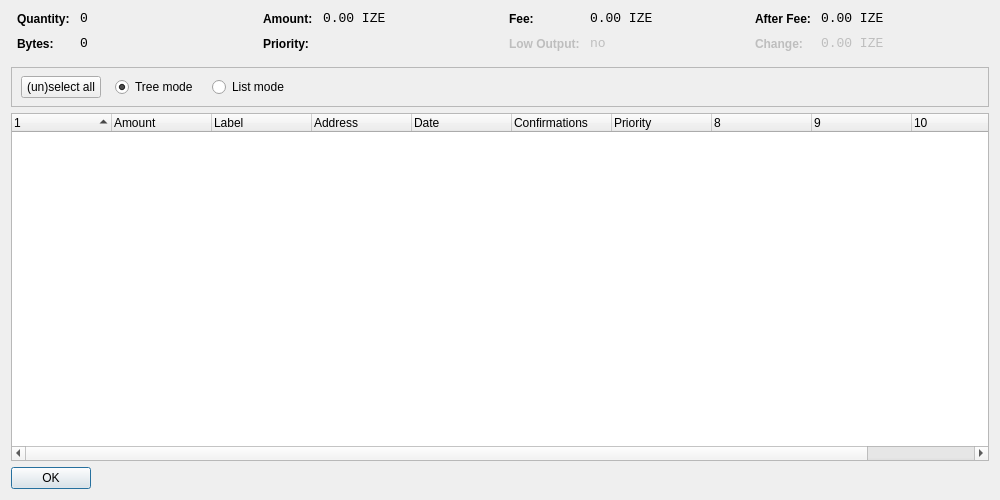
<?xml version="1.0" encoding="UTF-8"?>
<ui version="4.0">
 <class>CoinControlDialog</class>
 <widget class="QDialog" name="CoinControlDialog">
  <property name="geometry">
   <rect>
    <x>0</x>
    <y>0</y>
    <width>1000</width>
    <height>500</height>
   </rect>
  </property>
  <property name="windowTitle">
   <string>Coin Control</string>
  </property>
  <layout class="QVBoxLayout" name="verticalLayout">
   <item>
    <layout class="QHBoxLayout" name="horizontalLayoutTop" stretch="0,0,0,0">
     <property name="topMargin">
      <number>0</number>
     </property>
     <property name="bottomMargin">
      <number>10</number>
     </property>
     <item>
      <layout class="QFormLayout" name="formLayoutCoinControl1">
       <property name="horizontalSpacing">
        <number>10</number>
       </property>
       <property name="verticalSpacing">
        <number>10</number>
       </property>
       <property name="leftMargin">
        <number>6</number>
       </property>
       <property name="rightMargin">
        <number>6</number>
       </property>
       <item row="0" column="0">
        <widget class="QLabel" name="labelCoinControlQuantityText">
         <property name="styleSheet">
          <string notr="true">font-weight:bold;</string>
         </property>
         <property name="text">
          <string>Quantity:</string>
         </property>
        </widget>
       </item>
       <item row="0" column="1">
        <widget class="QLabel" name="labelCoinControlQuantity">
         <property name="font">
          <font>
           <family>Monospace</family>
           <pointsize>10</pointsize>
          </font>
         </property>
         <property name="cursor">
          <cursorShape>IBeamCursor</cursorShape>
         </property>
         <property name="contextMenuPolicy">
          <enum>Qt::ActionsContextMenu</enum>
         </property>
         <property name="text">
          <string notr="true">0</string>
         </property>
         <property name="textInteractionFlags">
          <set>Qt::LinksAccessibleByMouse|Qt::TextSelectableByKeyboard|Qt::TextSelectableByMouse</set>
         </property>
        </widget>
       </item>
       <item row="1" column="0">
        <widget class="QLabel" name="labelCoinControlBytesText">
         <property name="styleSheet">
          <string notr="true">font-weight:bold;</string>
         </property>
         <property name="text">
          <string>Bytes:</string>
         </property>
        </widget>
       </item>
       <item row="1" column="1">
        <widget class="QLabel" name="labelCoinControlBytes">
         <property name="font">
          <font>
           <family>Monospace</family>
           <pointsize>10</pointsize>
          </font>
         </property>
         <property name="cursor">
          <cursorShape>IBeamCursor</cursorShape>
         </property>
         <property name="contextMenuPolicy">
          <enum>Qt::ActionsContextMenu</enum>
         </property>
         <property name="text">
          <string notr="true">0</string>
         </property>
         <property name="textInteractionFlags">
          <set>Qt::LinksAccessibleByMouse|Qt::TextSelectableByKeyboard|Qt::TextSelectableByMouse</set>
         </property>
        </widget>
       </item>
      </layout>
     </item>
     <item>
      <layout class="QFormLayout" name="formLayoutCoinControl2">
       <property name="horizontalSpacing">
        <number>10</number>
       </property>
       <property name="verticalSpacing">
        <number>10</number>
       </property>
       <property name="leftMargin">
        <number>6</number>
       </property>
       <property name="rightMargin">
        <number>6</number>
       </property>
       <item row="0" column="0">
        <widget class="QLabel" name="labelCoinControlAmountText">
         <property name="styleSheet">
          <string notr="true">font-weight:bold;</string>
         </property>
         <property name="text">
          <string>Amount:</string>
         </property>
        </widget>
       </item>
       <item row="0" column="1">
        <widget class="QLabel" name="labelCoinControlAmount">
         <property name="font">
          <font>
           <family>Monospace</family>
           <pointsize>10</pointsize>
          </font>
         </property>
         <property name="cursor">
          <cursorShape>IBeamCursor</cursorShape>
         </property>
         <property name="contextMenuPolicy">
          <enum>Qt::ActionsContextMenu</enum>
         </property>
         <property name="text">
          <string notr="true">0.00 IZE</string>
         </property>
         <property name="textInteractionFlags">
          <set>Qt::LinksAccessibleByMouse|Qt::TextSelectableByKeyboard|Qt::TextSelectableByMouse</set>
         </property>
        </widget>
       </item>
       <item row="1" column="0">
        <widget class="QLabel" name="labelCoinControlPriorityText">
         <property name="styleSheet">
          <string notr="true">font-weight:bold;</string>
         </property>
         <property name="text">
          <string>Priority:</string>
         </property>
        </widget>
       </item>
       <item row="1" column="1">
        <widget class="QLabel" name="labelCoinControlPriority">
         <property name="font">
          <font>
           <family>Monospace</family>
           <pointsize>10</pointsize>
          </font>
         </property>
         <property name="cursor">
          <cursorShape>IBeamCursor</cursorShape>
         </property>
         <property name="contextMenuPolicy">
          <enum>Qt::ActionsContextMenu</enum>
         </property>
         <property name="text">
          <string/>
         </property>
         <property name="textInteractionFlags">
          <set>Qt::LinksAccessibleByMouse|Qt::TextSelectableByKeyboard|Qt::TextSelectableByMouse</set>
         </property>
        </widget>
       </item>
      </layout>
     </item>
     <item>
      <layout class="QFormLayout" name="formLayoutCoinControl3">
       <property name="horizontalSpacing">
        <number>10</number>
       </property>
       <property name="verticalSpacing">
        <number>10</number>
       </property>
       <property name="leftMargin">
        <number>6</number>
       </property>
       <property name="rightMargin">
        <number>6</number>
       </property>
       <item row="0" column="0">
        <widget class="QLabel" name="labelCoinControlFeeText">
         <property name="styleSheet">
          <string notr="true">font-weight:bold;</string>
         </property>
         <property name="text">
          <string>Fee:</string>
         </property>
        </widget>
       </item>
       <item row="0" column="1">
        <widget class="QLabel" name="labelCoinControlFee">
         <property name="font">
          <font>
           <family>Monospace</family>
           <pointsize>10</pointsize>
          </font>
         </property>
         <property name="cursor">
          <cursorShape>IBeamCursor</cursorShape>
         </property>
         <property name="contextMenuPolicy">
          <enum>Qt::ActionsContextMenu</enum>
         </property>
         <property name="text">
          <string notr="true">0.00 IZE</string>
         </property>
         <property name="textInteractionFlags">
          <set>Qt::LinksAccessibleByMouse|Qt::TextSelectableByKeyboard|Qt::TextSelectableByMouse</set>
         </property>
        </widget>
       </item>
       <item row="1" column="0">
        <widget class="QLabel" name="labelCoinControlLowOutputText">
         <property name="enabled">
          <bool>false</bool>
         </property>
         <property name="styleSheet">
          <string notr="true">font-weight:bold;</string>
         </property>
         <property name="text">
          <string>Low Output:</string>
         </property>
        </widget>
       </item>
       <item row="1" column="1">
        <widget class="QLabel" name="labelCoinControlLowOutput">
         <property name="enabled">
          <bool>false</bool>
         </property>
         <property name="font">
          <font>
           <family>Monospace</family>
           <pointsize>10</pointsize>
          </font>
         </property>
         <property name="cursor">
          <cursorShape>IBeamCursor</cursorShape>
         </property>
         <property name="contextMenuPolicy">
          <enum>Qt::ActionsContextMenu</enum>
         </property>
         <property name="text">
          <string notr="true">no</string>
         </property>
         <property name="textInteractionFlags">
          <set>Qt::LinksAccessibleByMouse|Qt::TextSelectableByKeyboard|Qt::TextSelectableByMouse</set>
         </property>
        </widget>
       </item>
      </layout>
     </item>
     <item>
      <layout class="QFormLayout" name="formLayoutCoinControl4">
       <property name="horizontalSpacing">
        <number>10</number>
       </property>
       <property name="verticalSpacing">
        <number>10</number>
       </property>
       <property name="leftMargin">
        <number>6</number>
       </property>
       <property name="rightMargin">
        <number>6</number>
       </property>
       <item row="0" column="0">
        <widget class="QLabel" name="labelCoinControlAfterFeeText">
         <property name="styleSheet">
          <string notr="true">font-weight:bold;</string>
         </property>
         <property name="text">
          <string>After Fee:</string>
         </property>
        </widget>
       </item>
       <item row="0" column="1">
        <widget class="QLabel" name="labelCoinControlAfterFee">
         <property name="font">
          <font>
           <family>Monospace</family>
           <pointsize>10</pointsize>
          </font>
         </property>
         <property name="cursor">
          <cursorShape>IBeamCursor</cursorShape>
         </property>
         <property name="contextMenuPolicy">
          <enum>Qt::ActionsContextMenu</enum>
         </property>
         <property name="text">
          <string notr="true">0.00 IZE</string>
         </property>
         <property name="textInteractionFlags">
          <set>Qt::LinksAccessibleByMouse|Qt::TextSelectableByKeyboard|Qt::TextSelectableByMouse</set>
         </property>
        </widget>
       </item>
       <item row="1" column="0">
        <widget class="QLabel" name="labelCoinControlChangeText">
         <property name="enabled">
          <bool>false</bool>
         </property>
         <property name="styleSheet">
          <string notr="true">font-weight:bold;</string>
         </property>
         <property name="text">
          <string>Change:</string>
         </property>
        </widget>
       </item>
       <item row="1" column="1">
        <widget class="QLabel" name="labelCoinControlChange">
         <property name="enabled">
          <bool>false</bool>
         </property>
         <property name="font">
          <font>
           <family>Monospace</family>
           <pointsize>10</pointsize>
          </font>
         </property>
         <property name="cursor">
          <cursorShape>IBeamCursor</cursorShape>
         </property>
         <property name="contextMenuPolicy">
          <enum>Qt::ActionsContextMenu</enum>
         </property>
         <property name="text">
          <string notr="true">0.00 IZE</string>
         </property>
         <property name="textInteractionFlags">
          <set>Qt::LinksAccessibleByMouse|Qt::TextSelectableByKeyboard|Qt::TextSelectableByMouse</set>
         </property>
        </widget>
       </item>
      </layout>
     </item>
    </layout>
   </item>
   <item>
    <widget class="QFrame" name="frame">
     <property name="minimumSize">
      <size>
       <width>0</width>
       <height>40</height>
      </size>
     </property>
     <property name="frameShape">
      <enum>QFrame::StyledPanel</enum>
     </property>
     <property name="frameShadow">
      <enum>QFrame::Sunken</enum>
     </property>
     <widget class="QWidget" name="horizontalLayoutWidget">
      <property name="geometry">
       <rect>
        <x>10</x>
        <y>0</y>
        <width>781</width>
        <height>41</height>
       </rect>
      </property>
      <layout class="QHBoxLayout" name="horizontalLayoutPanel" stretch="0,0,0,0">
       <property name="spacing">
        <number>14</number>
       </property>
       <item>
        <widget class="QPushButton" name="pushButtonSelectAll">
         <property name="sizePolicy">
          <sizepolicy hsizetype="Maximum" vsizetype="Fixed">
           <horstretch>0</horstretch>
           <verstretch>0</verstretch>
          </sizepolicy>
         </property>
         <property name="text">
          <string>(un)select all</string>
         </property>
        </widget>
       </item>
       <item>
        <widget class="QRadioButton" name="radioTreeMode">
         <property name="sizePolicy">
          <sizepolicy hsizetype="Maximum" vsizetype="Fixed">
           <horstretch>0</horstretch>
           <verstretch>0</verstretch>
          </sizepolicy>
         </property>
         <property name="text">
          <string>Tree mode</string>
         </property>
         <property name="checked">
          <bool>true</bool>
         </property>
        </widget>
       </item>
       <item>
        <widget class="QRadioButton" name="radioListMode">
         <property name="sizePolicy">
          <sizepolicy hsizetype="Maximum" vsizetype="Fixed">
           <horstretch>0</horstretch>
           <verstretch>0</verstretch>
          </sizepolicy>
         </property>
         <property name="text">
          <string>List mode</string>
         </property>
        </widget>
       </item>
       <item>
        <spacer name="horizontalSpacer">
         <property name="orientation">
          <enum>Qt::Horizontal</enum>
         </property>
         <property name="sizeHint" stdset="0">
          <size>
           <width>40</width>
           <height>20</height>
          </size>
         </property>
        </spacer>
       </item>
      </layout>
     </widget>
    </widget>
   </item>
   <item>
    <widget class="CoinControlTreeWidget" name="treeWidget">
     <property name="contextMenuPolicy">
      <enum>Qt::CustomContextMenu</enum>
     </property>
     <property name="sortingEnabled">
      <bool>false</bool>
     </property>
     <property name="columnCount">
      <number>11</number>
     </property>
     <attribute name="headerShowSortIndicator" stdset="0">
      <bool>true</bool>
     </attribute>
     <attribute name="headerStretchLastSection">
      <bool>false</bool>
     </attribute>
     <column>
      <property name="text">
       <string/>
      </property>
     </column>
     <column>
      <property name="text">
       <string>Amount</string>
      </property>
     </column>
     <column>
      <property name="text">
       <string>Label</string>
      </property>
     </column>
     <column>
      <property name="text">
       <string>Address</string>
      </property>
     </column>
     <column>
      <property name="text">
       <string>Date</string>
      </property>
     </column>
     <column>
      <property name="text">
       <string>Confirmations</string>
      </property>
      <property name="toolTip">
       <string>Confirmed</string>
      </property>
     </column>
     <column>
      <property name="text">
       <string>Priority</string>
      </property>
     </column>
     <column>
      <property name="text">
       <string/>
      </property>
     </column>
     <column>
      <property name="text">
       <string/>
      </property>
     </column>
     <column>
      <property name="text">
       <string/>
      </property>
     </column>
     <column>
      <property name="text">
       <string/>
      </property>
     </column>
    </widget>
   </item>
   <item>
    <widget class="QDialogButtonBox" name="buttonBox">
     <property name="sizePolicy">
      <sizepolicy hsizetype="Maximum" vsizetype="Fixed">
       <horstretch>0</horstretch>
       <verstretch>0</verstretch>
      </sizepolicy>
     </property>
     <property name="orientation">
      <enum>Qt::Horizontal</enum>
     </property>
     <property name="standardButtons">
      <set>QDialogButtonBox::Ok</set>
     </property>
    </widget>
   </item>
  </layout>
 </widget>
 <customwidgets>
  <customwidget>
   <class>CoinControlTreeWidget</class>
   <extends>QTreeWidget</extends>
   <header>coincontroltreewidget.h</header>
  </customwidget>
 </customwidgets>
 <resources/>
 <connections/>
</ui>
